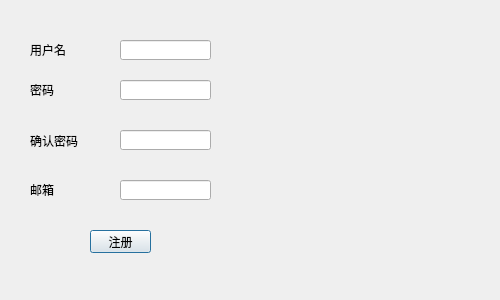
<?xml version="1.0" encoding="UTF-8"?>
<ui version="4.0">
 <class>Register</class>
 <widget class="QDialog" name="Register">
  <property name="geometry">
   <rect>
    <x>0</x>
    <y>0</y>
    <width>500</width>
    <height>300</height>
   </rect>
  </property>
  <property name="maximumSize">
   <size>
    <width>500</width>
    <height>300</height>
   </size>
  </property>
  <property name="windowTitle">
   <string>Dialog</string>
  </property>
  <property name="styleSheet">
   <string notr="true">background:url(:/images/5.jpg)</string>
  </property>
  <widget class="QLabel" name="labelName">
   <property name="geometry">
    <rect>
     <x>30</x>
     <y>40</y>
     <width>48</width>
     <height>20</height>
    </rect>
   </property>
   <property name="text">
    <string>用户名</string>
   </property>
  </widget>
  <widget class="QLabel" name="labelPassword">
   <property name="geometry">
    <rect>
     <x>30</x>
     <y>80</y>
     <width>48</width>
     <height>20</height>
    </rect>
   </property>
   <property name="text">
    <string>密码</string>
   </property>
  </widget>
  <widget class="QLabel" name="labelPasswordCheck">
   <property name="geometry">
    <rect>
     <x>30</x>
     <y>130</y>
     <width>61</width>
     <height>21</height>
    </rect>
   </property>
   <property name="text">
    <string>确认密码</string>
   </property>
  </widget>
  <widget class="QLabel" name="labelEmail">
   <property name="geometry">
    <rect>
     <x>30</x>
     <y>180</y>
     <width>48</width>
     <height>20</height>
    </rect>
   </property>
   <property name="text">
    <string>邮箱</string>
   </property>
  </widget>
  <widget class="QLineEdit" name="lineEditName">
   <property name="geometry">
    <rect>
     <x>120</x>
     <y>40</y>
     <width>91</width>
     <height>20</height>
    </rect>
   </property>
  </widget>
  <widget class="QLineEdit" name="lineEditPassword">
   <property name="geometry">
    <rect>
     <x>120</x>
     <y>80</y>
     <width>91</width>
     <height>20</height>
    </rect>
   </property>
  </widget>
  <widget class="QLineEdit" name="lineEditPasswordCheck">
   <property name="geometry">
    <rect>
     <x>120</x>
     <y>130</y>
     <width>91</width>
     <height>20</height>
    </rect>
   </property>
  </widget>
  <widget class="QLineEdit" name="lineEditEmail">
   <property name="geometry">
    <rect>
     <x>120</x>
     <y>180</y>
     <width>91</width>
     <height>20</height>
    </rect>
   </property>
  </widget>
  <widget class="QPushButton" name="registerCheckButton">
   <property name="geometry">
    <rect>
     <x>90</x>
     <y>230</y>
     <width>61</width>
     <height>23</height>
    </rect>
   </property>
   <property name="text">
    <string>注册</string>
   </property>
  </widget>
 </widget>
 <resources/>
 <connections/>
</ui>
